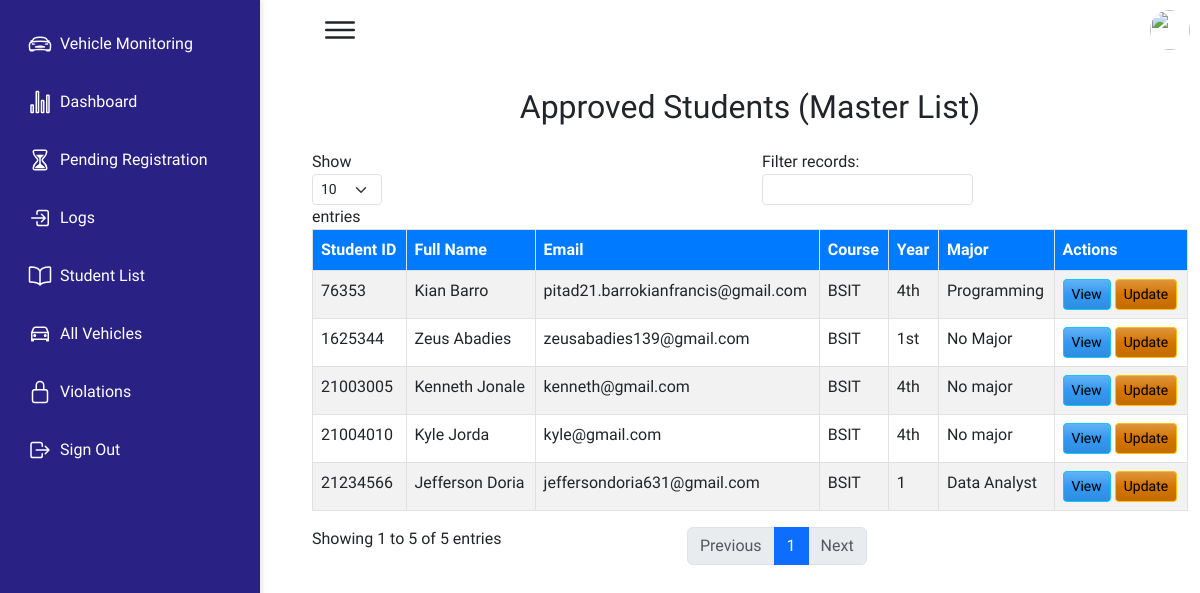
/student-list (signed in), run on the app's committed database.
### qrapp/models.py (models this page shows, shortened)
class StudentMasterList(models.Model):
        student_id = models.CharField(max_length=20, unique=True)
        username = models.CharField(max_length=50)
        email = models.EmailField(unique=True)
        first_name = models.CharField(max_length=50, blank=True, null=True)
        last_name = models.CharField(max_length=50, blank=True, null=True)
        course = models.CharField(max_length=100)
        year = models.CharField(max_length=10)
        major = models.CharField(max_length=100)
        password = models.CharField(max_length=128, blank=True, null=False)
        qr_code = models.ImageField(upload_to='uploads/qr_codes/', blank=True, null=True)

### qrapp/views.py (the view)
# urls.py: path('student-list', views.student_list, name='student-list'),
def student_list(request):
    master_list_students = StudentMasterList.objects.all()
    return render(request, 'qrapp/student-list.html', {
        'master_list_students': master_list_students
    })

### qrapp/templates/qrapp/student-list.html (shortened to what this page needs)
{% extends 'qrapp/base.html' %}
{% block content %}
<div class="container my-1">
    <h2 class="text-center mb-4">Approved Students (Master List)</h2>
    <table id="masterListTable" class="table table-striped table-bordered table-hover" style="width:100%">
        <thead>
            <tr>
                <th>Student ID</th>
                <th>Full Name</th>
                <th>Email</th>
                <th>Course</th>
                <th>Year</th>
                <th>Major</th>
                <th>Actions</th>
            </tr>
        </thead>
        <tbody>
            {% for student in master_list_students %}
            <tr>
                <td>{{ student.student_id }}</td>
                <td>{{ student.first_name }} {{ student.last_name }}</td>
                <td>{{ student.email }}</td>
                <td>{{ student.course }}</td>
                <td>{{ student.year }}</td>
                <td>{{ student.major }}</td>
                <td>
                    <button class="btn btn-info btn-sm view-btn" data-id="{{ student.id }}" data-bs-toggle="modal" data-bs-target="#viewStudentModal">View</button>
                    <button class="btn btn-warning btn-sm update-btn" data-id="{{ student.id }}" data-bs-toggle="modal" data-bs-target="#updateStudentModal">Update</button>
                </td>
            </tr>
            {% empty %}
            <tr>
                <td colspan="7" class="text-center">No approved students yet.</td>
            </tr>
            {% endfor %}
        </tbody>
    </table>
</div>
{% endblock %}

### static/css/style.css (style rules this page uses)
* { font-family: "Ubuntu", sans-serif; margin: 0; padding: 0; box-sizing: border-box; }
:root { --blue: #2a2185; --white: #fff; --gray: #f5f5f5; --black1: #222; --black2: #999; }
body { min-height: 100vh; overflow-x: hidden; }
.container { position: relative; width: 100%; }

### qrapp/templates/qrapp/student-list.html (style rules this page uses)
.table thead th { background-color: #007bff; color: white; }

### data on the page
StudentMasterList: student_id "21004010", first_name "Kyle", last_name "Jorda", email "kyle@gmail.com", course "BSIT", year "4th", major "No major"
StudentMasterList: student_id "21003005", first_name "Kenneth", last_name "Jonale", email "kenneth@gmail.com", course "BSIT", year "4th", major "No major"
StudentMasterList: student_id "76353", first_name "Kian", last_name "Barro", email "pitad21.barrokianfrancis@gmail.com", course "BSIT", year "4th", major "Programming"
StudentMasterList: student_id "21234566", first_name "Jefferson", last_name "Doria", email "jeffersondoria631@gmail.com", course "BSIT", year "1", major "Data Analyst"
StudentMasterList: student_id "1625344", first_name "Zeus", last_name "Abadies", email "zeusabadies139@gmail.com", course "BSIT", year "1st", major "No Major"
